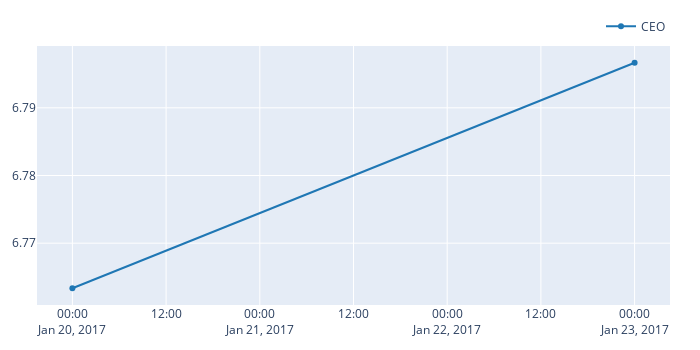
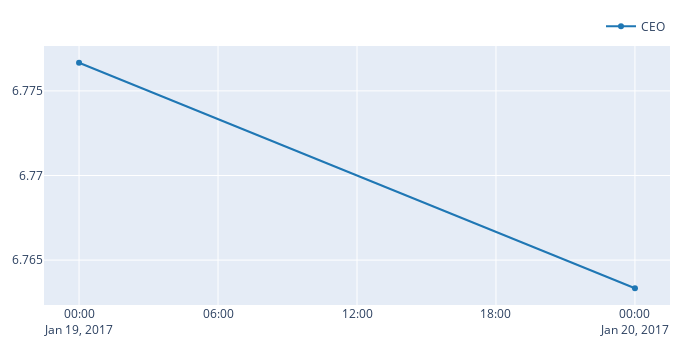
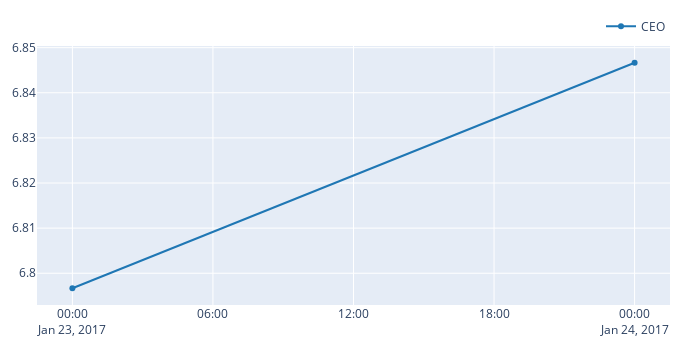
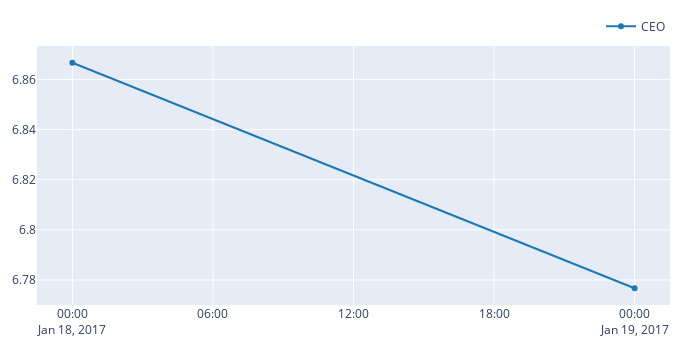

Write notebook code for charts like these, in order.
### Code cell
win_len = len(pattern)   # hoặc window bạn dùng trong rolling_pattern_similarity

for ts, sim in top_matches.items():
    # Lấy vị trí (integer index) tương ứng với timestamp ts
    end_pos = price.index.get_loc(ts)   # ví dụ 1234

    # Tính start_pos theo số bar
    start_pos = max(0, end_pos - win_len + 1)

    window_price = price.iloc[start_pos:end_pos + 1]

    print(f"\nPattern match tại {ts} (similarity={sim:.3f}) "
          f"→ dùng window [{start_pos}:{end_pos}] ({len(window_price)} bar)")

    fig = window_price.vbt.plot()
    fig.show()

### Figure 1 — Plotly figure (JSON) as saved in the notebook; plotly's stock layout.template omitted (floating-point values rounded to 4 significant figures)
{"data": [{"name": "CEO", "showlegend": true, "type": "scatter", "x": ["2017-01-20T00:00:00+00:00", "2017-01-23T00:00:00+00:00"], "y": [6.763, 6.797]}], "layout": {"height": 350, "legend": {"orientation": "h", "traceorder": "normal", "x": 1, "xanchor": "right", "y": 1.02, "yanchor": "bottom"}, "margin": {"b": 30, "l": 30, "r": 30, "t": 30}, "width": 700}}

### Figure 2 — Plotly figure (JSON) as saved in the notebook; plotly's stock layout.template omitted (floating-point values rounded to 4 significant figures)
{"data": [{"name": "CEO", "showlegend": true, "type": "scatter", "x": ["2017-01-19T00:00:00+00:00", "2017-01-20T00:00:00+00:00"], "y": [6.777, 6.763]}], "layout": {"height": 350, "legend": {"orientation": "h", "traceorder": "normal", "x": 1, "xanchor": "right", "y": 1.02, "yanchor": "bottom"}, "margin": {"b": 30, "l": 30, "r": 30, "t": 30}, "width": 700}}

### Figure 3 — Plotly figure (JSON) as saved in the notebook; plotly's stock layout.template omitted (floating-point values rounded to 4 significant figures)
{"data": [{"name": "CEO", "showlegend": true, "type": "scatter", "x": ["2017-01-23T00:00:00+00:00", "2017-01-24T00:00:00+00:00"], "y": [6.797, 6.847]}], "layout": {"height": 350, "legend": {"orientation": "h", "traceorder": "normal", "x": 1, "xanchor": "right", "y": 1.02, "yanchor": "bottom"}, "margin": {"b": 30, "l": 30, "r": 30, "t": 30}, "width": 700}}

### Figure 4 — Plotly figure (JSON) as saved in the notebook; plotly's stock layout.template omitted (floating-point values rounded to 4 significant figures)
{"data": [{"name": "CEO", "showlegend": true, "type": "scatter", "x": ["2017-01-18T00:00:00+00:00", "2017-01-19T00:00:00+00:00"], "y": [6.867, 6.777]}], "layout": {"height": 350, "legend": {"orientation": "h", "traceorder": "normal", "x": 1, "xanchor": "right", "y": 1.02, "yanchor": "bottom"}, "margin": {"b": 30, "l": 30, "r": 30, "t": 30}, "width": 700}}
